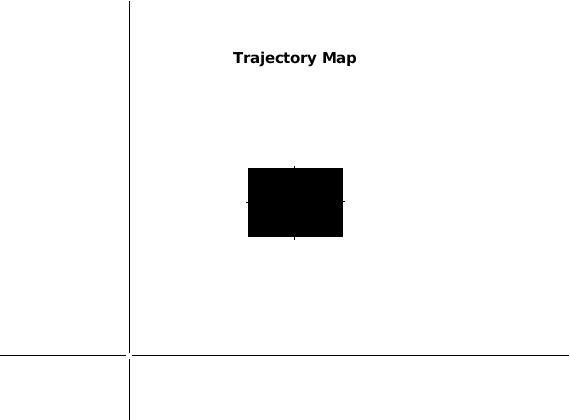
%> input picture examples/Inicial.jpg, 570 x 420 px
$ octave fm2example.m   (GNU Octave 9; MATLAB toolbox functions it lacks are replaced by stand-ins)
%> lines starting %> are read from the running program, lines starting %| are printed output that depends on the picture; in (x1, y1, x2, y2) boxes, pixels count from 0 and x2, y2 are one past the last pixel; in counts of white or black regions, pixels touching at a corner belong together; the program's own positions count from 1
### algorithms/FM2.m
%%%%%%%%%%%%%%%%%%%%%%%%%%%%%%%%%%%%%%%%%%%%%%%%%%%%%%%%%%%%%%%%%%%%%%%%%%%
% [F, time] = FM2_VelocitiesMap(map, sat)
%
% Inputs:
%   + map: MxN logical matrix representing the environment map as a binary
%   occupancy gridmap, 0 (black) are obstacles and 1 (white) free space.
%
%   + sat: double scalar for the saturation value.
%
%   + start: 2x1 integer representing the start point (given as [x,y]).
%
%   + goal: 2x1 integer representing the goal point (given as [x,y]).
%
% Outputs:
%   o F: MxN double matrix representing the velocities map normalized.
%
%   o T: MxN double matrix representing the times-of-arrival map normalized.
%
%   o path: 2xP double matrix containing the path.
%
%   o vels: 2x100 vector containing relative velocity for 100 waypoints of
%   the original path and the index of the waypoint within the initial path.
%
%   o times:  double scalar, fm2times(1) is the time employed to compute fm2F,
%                            fm2times(2) is the time employed to compute fm2T and path.
%
%
%   This function depends on Gabriel Peyré's Fast Marching Toolbox and
%   other functions such as trimpath and FM2_VelocitiesMap.
%%%%%%%%%%%%%%%%%%%%%%%%%%%%%%%%%%%%%%%%%%%%%%%%%%%%%%%%%%%%%%%%%%%%%%%%%%%

function [F, T, path, vels, times] = FM2(map, sat, start, goal)

 % Changing order of start and goal because of the (x,y) - (row,col)
 % correspondence.
start = [start(2); start(1)];
goal = [goal(2); goal(1)];

tic();
F = FM2_VelocitiesMap(map, sat);
times(1) = toc();

 % Parameters setting
options.nb_iter_max = Inf;
options.Tmax        = sum(size(F));
options.end_points  = start;

 % Second wave and gradient descent.
tic();
[T,~] = perform_fast_marching(F, goal, options);
path = compute_geodesic(T,start, options);
times(2) = toc();

 % Obtaining the velocities profile.
aux_path = trimpath(path, 100);

vels = [];
for i=1:size(aux_path,2)
    vels(:,i) = [F(round(aux_path(1,i)),round(aux_path(2,i))) ; aux_path(3,i)];
end

 % Giving the path in the expected way (x,y).
path = [path(2,:); path(1,:)];

### examples/fm2example.m
%% Developed by Adrián Prados
% clear all;
% close all;
% Adding to path the algorithms folder. This is not required if it is
% permanently included in the Matlab path.
if isempty(regexp(path,['algorithms' pathsep], 'once'))
    addpath([pwd, '/../algorithms']);    % path algorithms
end

if isempty(regexp(path,['fm2tools' pathsep], 'once'))
    addpath([pwd, '/../fm2tools']);    % path algorithms
end

% Parameters:
sat = 1; % Between 0 and 1.

% Load map and adapt it
% imagen = imread('../data/pies.png');
imagen = imread('Inicial.jpg');
%> imagen is the input picture: size 420x570x3 uint8; min 0, max 255, mean 246.3
imagen = imcomplement(imagen(:,:,1));
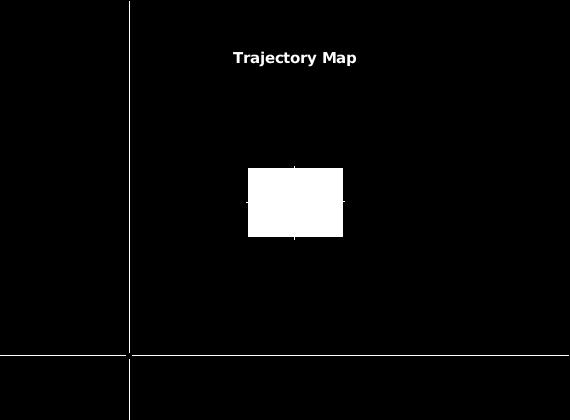
%> imagen: size 420x570 uint8; min 0, max 255, mean 8.7
% imagen(:,:) = 0;
% imagen(1,1) = 1; % It is neccesary to put a very tiny object in the map
map = ~flipdim(imagen,1);
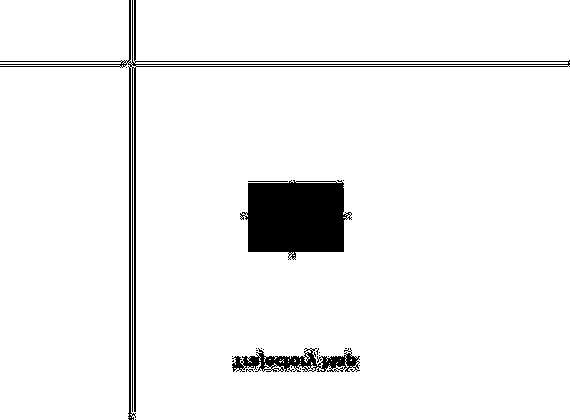
%> map: size 420x570 logical; 94.9% white; 22 black regions (18 under 20 px), largest, box (x1, y1, x2, y2) and area: (240, 180, 352, 260) 6781, (0, 0, 570, 420) 3789, (232, 348, 360, 372) 1482, (248, 181, 288, 182) 40

% load("labHokuyo.mat");
% map = occupancyMatrix(map);
% map = flipdim(map,1); % To change the Y coordinates.

% These points can be set with ginput or other input methods. They have to
% be integers at last.
start = [32; 267];
goal = [259; 37];

% Plotting map
figure(1);
hold on;
imagesc(map);
colormap gray(256);
axis xy;
axis image;
axis off;
plot(start(1), start(2), 'rx', 'MarkerSize', 15);
plot(goal(1), goal(2), 'k*', 'MarkerSize', 15);
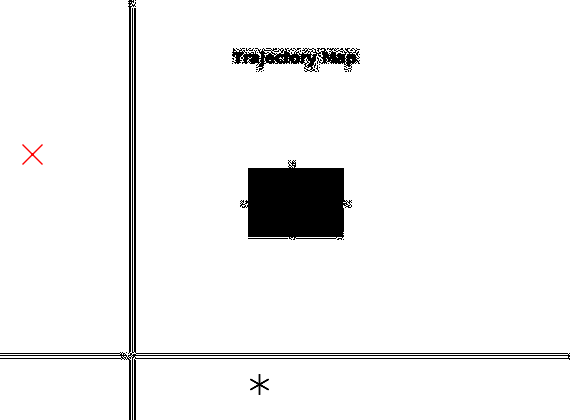
%> figure redrawn from the program's plot data

%% Fast Marching Square
[F, T, path, vels, times] = FM2(map, sat, start, goal);
%> the run ends on the next line

$ run again, with examples/FML2D.jpg copied over examples/Inicial.jpg
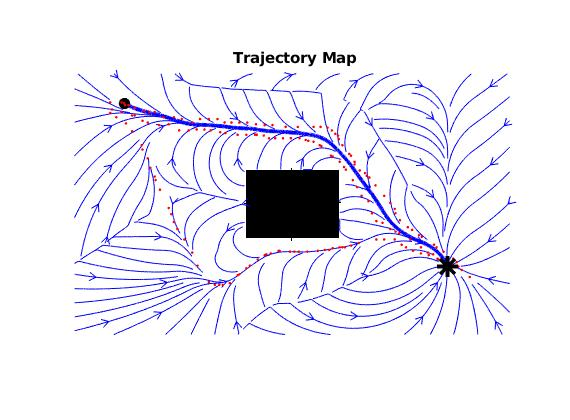
%> input picture examples/FML2D.jpg, 570 x 420 px
%> imagen is the input picture: size 420x570x3 uint8; mean R, G, B 236.2, 235.4, 241.5
%> imagen: size 420x570 uint8
%> `map = ~flipdim(imagen,1);`:
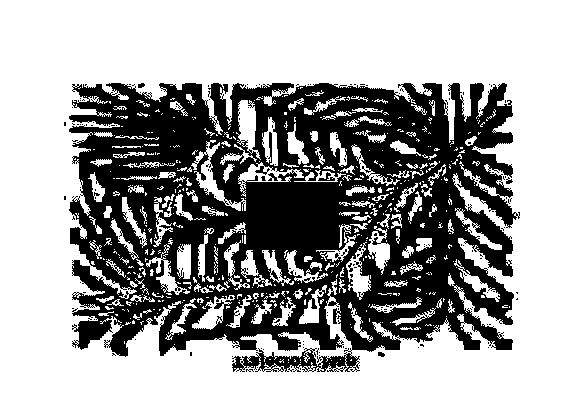
%> map: size 420x570 logical; 64.6% white; 221 black regions (214 under 20 px), largest, box (x1, y1, x2, y2) and area: (69, 83, 520, 372) 84100, (318, 172, 335, 181) 64, (268, 173, 278, 181) 42
%> `plot(goal(1), goal(2), 'k*', 'MarkerSize', 15);`:
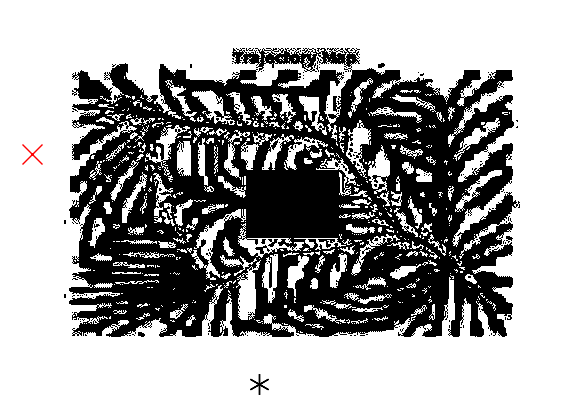
%> figure redrawn from the program's plot data

$ run again, with examples/Velcities.jpg copied over examples/Inicial.jpg
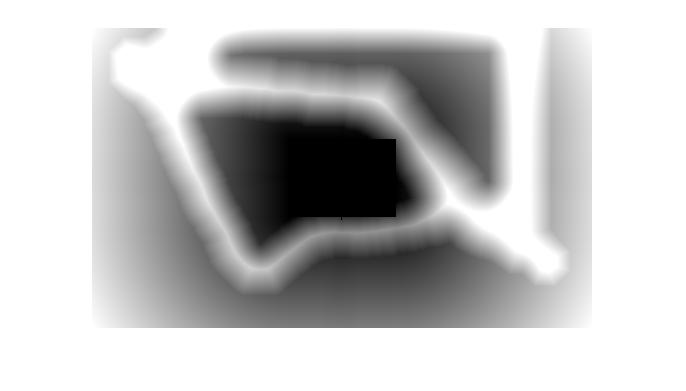
%> input picture examples/Velcities.jpg, 686 x 391 px
%> imagen is the input picture: size 391x686x3 uint8; min 0, max 255, mean 195.8
%> imagen: size 391x686 uint8
%> `map = ~flipdim(imagen,1);`:
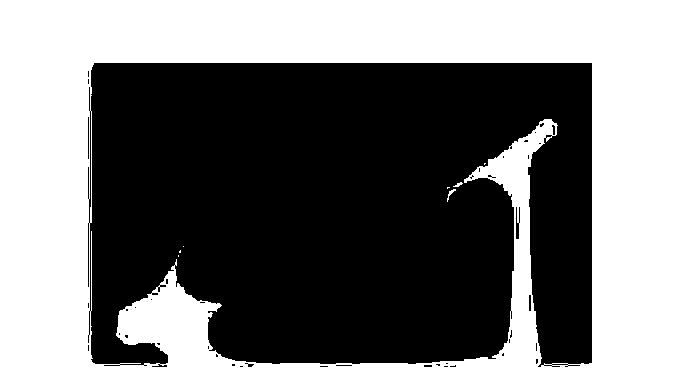
%> map: size 391x686 logical; 48.3% white; 8 white regions (5 under 20 px), largest, box (x1, y1, x2, y2) and area: (0, 0, 686, 391) 129435, (447, 189, 456, 202) 33, (453, 182, 463, 187) 24
%> `plot(goal(1), goal(2), 'k*', 'MarkerSize', 15);`:
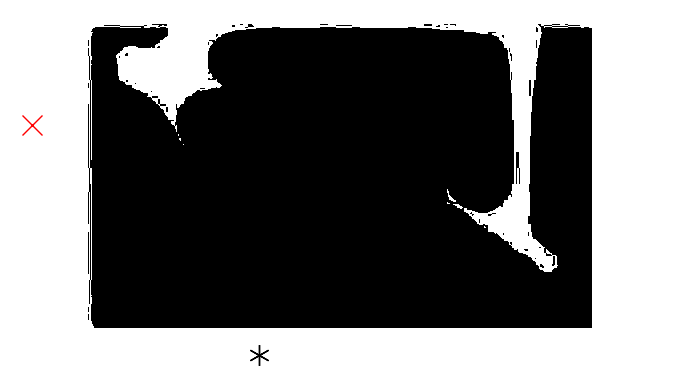
%> figure redrawn from the program's plot data
